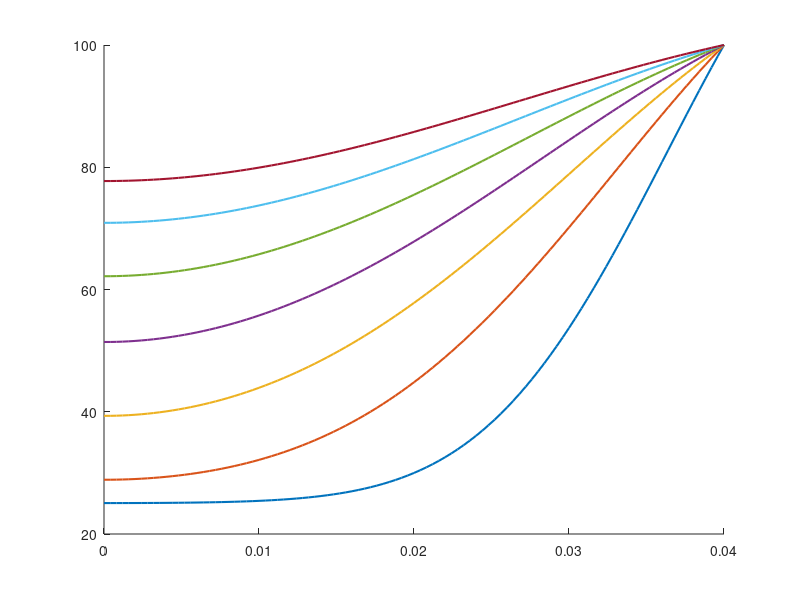

This chart was generated by the following MATLAB code:
%**********************************************************************
% The following program calculates temperature distribution inside a 
% potato when dipped in boiling water. The potato is initially at room 
% temperature.
%**********************************************************************
 
R=0.04;k=0.05;
K=0.8;c=3390;rho=1070;
a=K/(c*rho);
M=101;N=30001;
h=R/(M-1);
 
%************************************************************************
% R is the radius of the potato, K is its thermal conductivity, c its
% specific heat, and rho its mass density. M is the no. of discretization 
% points along the radial line and N that of time. K=0.05 is each time   
% step.
%************************************************************************
 
alpha=a*k/(h^2);
u0=100;
x=0:h:R;
u=zeros(M,N);
u(1:M-1,1)=25;u(M,1)=u0;
 
%**********************************************************************
% Room temperature is 25 degrees celsius, u0=100 is the temperature of
% the boiling water.
%**********************************************************************
 
for n=1:N-1
    
    for m=2:M-1;
        u(m,n+1)=(1-2*alpha)*u(m,n)+alpha*((m-2)*u(m-1,n)+m*u(m+1,n))/(m-1);
    end
    
    u(1,n+1)=u(2,n+1);u(M,n+1)=u0;
    
end
 
%**********************************************************************
% In the two for loops above, temperature is evolved in r and t.
%**********************************************************************
 
hold on
for i=4001:4000:N
plot(x,u(:,i),'linewidth',1.5)
end
hold off
 
T=k*(N-1)/60
 
%***********************************************************************
% The temperature as a function of r is plotted in 5 equal time instants 
% above.
